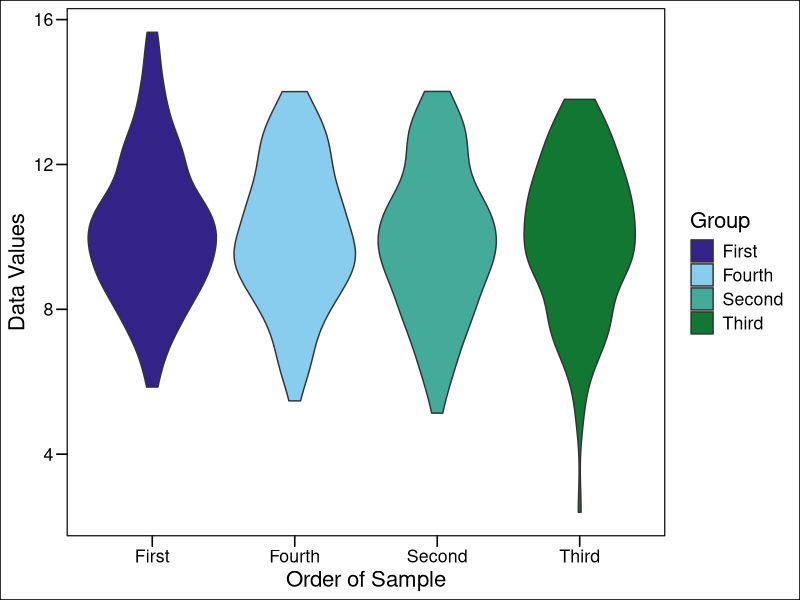

The R script that drew this image: (Note: this script raises an error after producing the figure.)
## ---- chunk 1
options(tidyverse.quiet = TRUE)
## ---- chunk 2
df = data.frame(
  num_ex = sample(c(1,2,3,4), replace = TRUE, 50),
  log_ex = sample(c(TRUE, FALSE), replace = TRUE, 50),
  chr_ex = sample(c("hehe", "haha"), replace = TRUE, 50)
)
str(df)
## ---- chunk 3
library(tidyverse)

df_fac = df %>% 
  dplyr::mutate(
    num_ex = as.factor(num_ex),
    log_ex = as.factor(log_ex),
    chr_ex = as.factor(chr_ex)
  )
str(df_fac)
## ---- chunk 4
df_both = df %>% 
  dplyr::mutate(
    num_ex_fac = as.factor(num_ex),
    log_ex_fac = as.factor(log_ex),
    chr_ex_fac = as.factor(chr_ex)
  )
str(df_both)
## ---- chunk 5
group = sample(c("First", "Second", "Third", "Fourth"), 500, replace = TRUE)
vals = rnorm(500, mean = 10, sd = 2)
df = data.frame(group = as.factor(group), vals)
## ---- chunk 6
levels(df$group)
## ---- chunk 7
library(ggthemes)
ggplot(data = df) +
  geom_violin(aes(x = group, y = vals, fill = group)) +
  theme_base() +
  labs(x = "Order of Sample", y = "Data Values") +
  scale_fill_manual("Group", values = c("#332288", "#88CCEE",
                                          "#44AA99", "#117733"))
## ---- chunk 8
library(forcats)
df$group = forcats::fct_relevel(
  df$group, levels = c("First", "Second", "Third", "Fourth")
  )
# now we can use the base R function `levels()` to check if the order is what
# we want it to be
levels(df$group)

## ---- chunk 9
ggplot(data = df) +
  geom_violin(aes(x = group, y = vals, fill = group)) +
  theme_base() +
  labs(x = "Order of Sample", y = "Data Values") +
  scale_fill_manual("Group", values = c("#332288", "#88CCEE",
                                          "#44AA99", "#117733"))
## ---- chunk 10
group = factor(sample(c("4", "5", "Six", "7"), size = 500, replace = TRUE))
vals = rnorm(500, mean = 2, sd = 2.5)
df = data.frame(group, vals)
# let's look at the levels of our `group` column
levels(df$group)
## ---- chunk 11
df = df %>% 
  dplyr::mutate(
    group = recode(
      # first argument is the data object
      group, 
      # next argument is the level we want to replace
      "Six" = "6")
  )
## ---- chunk 12
levels(df$group)
## ---- chunk 13
df = df %>% 
  dplyr::mutate(
    group = forcats::fct_relevel(group, c("4", "5", "6", "7"))
  )
levels(df$group)
## ---- chunk 14
df$group2 <- factor(sample(c("first", "second", "last"), size = 500, 
                    replace = TRUE))

# show the levels
levels(df$group2)
## ---- chunk 15
df <- df %>% 
  dplyr::mutate(
    # specifying which factor level we want ("last") and the position 
    # (`after = `) will determine where the factor gets put. `after = Inf` puts
    # that level at the end
    group2 = forcats::fct_relevel(group2, "last", after = Inf)
  )

# double check
levels(df$group2)
